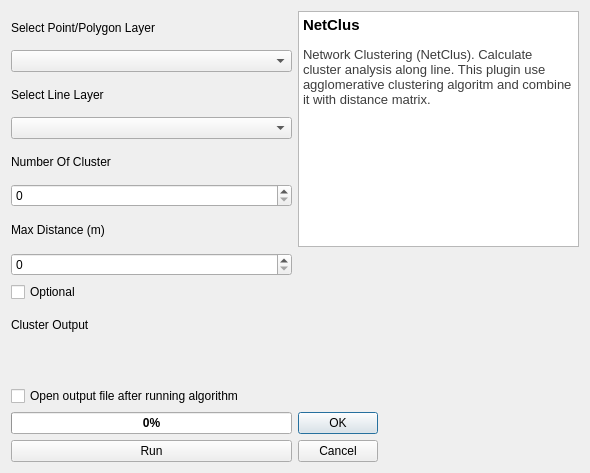
<?xml version="1.0" encoding="UTF-8"?>
<ui version="4.0">
 <class>NetClusDialogBase</class>
 <widget class="QDialog" name="NetClusDialogBase">
  <property name="geometry">
   <rect>
    <x>0</x>
    <y>0</y>
    <width>590</width>
    <height>473</height>
   </rect>
  </property>
  <property name="minimumSize">
   <size>
    <width>400</width>
    <height>400</height>
   </size>
  </property>
  <property name="windowTitle">
   <string>NetClus</string>
  </property>
  <layout class="QGridLayout" name="gridLayout">
   <item row="7" column="0">
    <widget class="QgsSpinBox" name="spinMaxDistance">
     <property name="maximum">
      <number>10000</number>
     </property>
    </widget>
   </item>
   <item row="13" column="0">
    <widget class="QProgressBar" name="progressBar">
     <property name="font">
      <font>
       <family>Arial</family>
       <weight>75</weight>
       <bold>true</bold>
      </font>
     </property>
     <property name="value">
      <number>0</number>
     </property>
    </widget>
   </item>
   <item row="11" column="0">
    <widget class="QgsFileWidget" name="mQgsFileWidget">
     <property name="fileWidgetButtonVisible">
      <bool>true</bool>
     </property>
     <property name="filter">
      <string>*.shp</string>
     </property>
     <property name="storageMode">
      <enum>QgsFileWidget::SaveFile</enum>
     </property>
    </widget>
   </item>
   <item row="14" column="0">
    <widget class="QPushButton" name="pushButton">
     <property name="text">
      <string>Run</string>
     </property>
    </widget>
   </item>
   <item row="5" column="0">
    <widget class="QgsSpinBox" name="mQgsSpinBox">
     <property name="maximum">
      <number>10000</number>
     </property>
    </widget>
   </item>
   <item row="13" column="1" rowspan="2">
    <widget class="QDialogButtonBox" name="button_box">
     <property name="enabled">
      <bool>true</bool>
     </property>
     <property name="orientation">
      <enum>Qt::Vertical</enum>
     </property>
     <property name="standardButtons">
      <set>QDialogButtonBox::Cancel|QDialogButtonBox::Ok</set>
     </property>
     <property name="centerButtons">
      <bool>false</bool>
     </property>
    </widget>
   </item>
   <item row="8" column="0">
    <widget class="QCheckBox" name="checkMaxDistance">
     <property name="text">
      <string>Optional</string>
     </property>
    </widget>
   </item>
   <item row="0" column="1" rowspan="7">
    <widget class="QTextEdit" name="textEdit">
     <property name="font">
      <font>
       <weight>50</weight>
       <bold>false</bold>
      </font>
     </property>
     <property name="acceptDrops">
      <bool>true</bool>
     </property>
     <property name="autoFillBackground">
      <bool>false</bool>
     </property>
     <property name="readOnly">
      <bool>true</bool>
     </property>
     <property name="html">
      <string>&lt;!DOCTYPE HTML PUBLIC &quot;-//W3C//DTD HTML 4.0//EN&quot; &quot;http://www.w3.org/TR/REC-html40/strict.dtd&quot;&gt;
&lt;html&gt;&lt;head&gt;&lt;meta name=&quot;qrichtext&quot; content=&quot;1&quot; /&gt;&lt;style type=&quot;text/css&quot;&gt;
p, li { white-space: pre-wrap; }
&lt;/style&gt;&lt;/head&gt;&lt;body style=&quot; font-family:'MS Shell Dlg 2'; font-size:7.75385pt; font-weight:400; font-style:normal;&quot;&gt;
&lt;p style=&quot; margin-top:0px; margin-bottom:0px; margin-left:0px; margin-right:0px; -qt-block-indent:0; text-indent:0px;&quot;&gt;&lt;span style=&quot; font-size:11pt; font-weight:600;&quot;&gt;NetClus &lt;/span&gt;&lt;/p&gt;
&lt;p style=&quot;-qt-paragraph-type:empty; margin-top:0px; margin-bottom:0px; margin-left:0px; margin-right:0px; -qt-block-indent:0; text-indent:0px; font-size:7.75385pt;&quot;&gt;&lt;br /&gt;&lt;/p&gt;
&lt;p style=&quot; margin-top:0px; margin-bottom:0px; margin-left:0px; margin-right:0px; -qt-block-indent:0; text-indent:0px;&quot;&gt;&lt;span style=&quot; font-size:10pt; color:#3d3d3d;&quot;&gt;Network Clustering (NetClus). Calculate cluster analysis along line. This plugin use agglomerative clustering algoritm and combine it with distance matrix.&lt;/span&gt;&lt;/p&gt;&lt;/body&gt;&lt;/html&gt;</string>
     </property>
    </widget>
   </item>
   <item row="2" column="0">
    <widget class="QLabel" name="label_2">
     <property name="font">
      <font>
       <family>Arial</family>
      </font>
     </property>
     <property name="text">
      <string>Select Line Layer</string>
     </property>
    </widget>
   </item>
   <item row="6" column="0">
    <widget class="QLabel" name="label_5">
     <property name="text">
      <string>Max Distance (m)</string>
     </property>
    </widget>
   </item>
   <item row="4" column="0">
    <widget class="QLabel" name="label_3">
     <property name="font">
      <font>
       <family>Arial</family>
      </font>
     </property>
     <property name="text">
      <string>Number Of Cluster</string>
     </property>
    </widget>
   </item>
   <item row="0" column="0">
    <widget class="QLabel" name="label">
     <property name="font">
      <font>
       <family>Arial</family>
      </font>
     </property>
     <property name="text">
      <string>Select Point/Polygon Layer</string>
     </property>
    </widget>
   </item>
   <item row="12" column="0">
    <widget class="QCheckBox" name="checkBox">
     <property name="text">
      <string>Open output file after running algorithm</string>
     </property>
    </widget>
   </item>
   <item row="9" column="0">
    <widget class="QLabel" name="label_4">
     <property name="font">
      <font>
       <family>Arial</family>
      </font>
     </property>
     <property name="text">
      <string>Cluster Output</string>
     </property>
    </widget>
   </item>
   <item row="1" column="0">
    <widget class="QComboBox" name="comboBox"/>
   </item>
   <item row="3" column="0">
    <widget class="QComboBox" name="comboBox_2"/>
   </item>
  </layout>
 </widget>
 <customwidgets>
  <customwidget>
   <class>QgsFileWidget</class>
   <extends>QWidget</extends>
   <header>qgsfilewidget.h</header>
  </customwidget>
  <customwidget>
   <class>QgsSpinBox</class>
   <extends>QSpinBox</extends>
   <header>qgsspinbox.h</header>
  </customwidget>
 </customwidgets>
 <resources/>
 <connections>
  <connection>
   <sender>button_box</sender>
   <signal>accepted()</signal>
   <receiver>NetClusDialogBase</receiver>
   <slot>accept()</slot>
   <hints>
    <hint type="sourcelabel">
     <x>20</x>
     <y>20</y>
    </hint>
    <hint type="destinationlabel">
     <x>20</x>
     <y>20</y>
    </hint>
   </hints>
  </connection>
  <connection>
   <sender>button_box</sender>
   <signal>rejected()</signal>
   <receiver>NetClusDialogBase</receiver>
   <slot>reject()</slot>
   <hints>
    <hint type="sourcelabel">
     <x>20</x>
     <y>20</y>
    </hint>
    <hint type="destinationlabel">
     <x>20</x>
     <y>20</y>
    </hint>
   </hints>
  </connection>
 </connections>
</ui>
